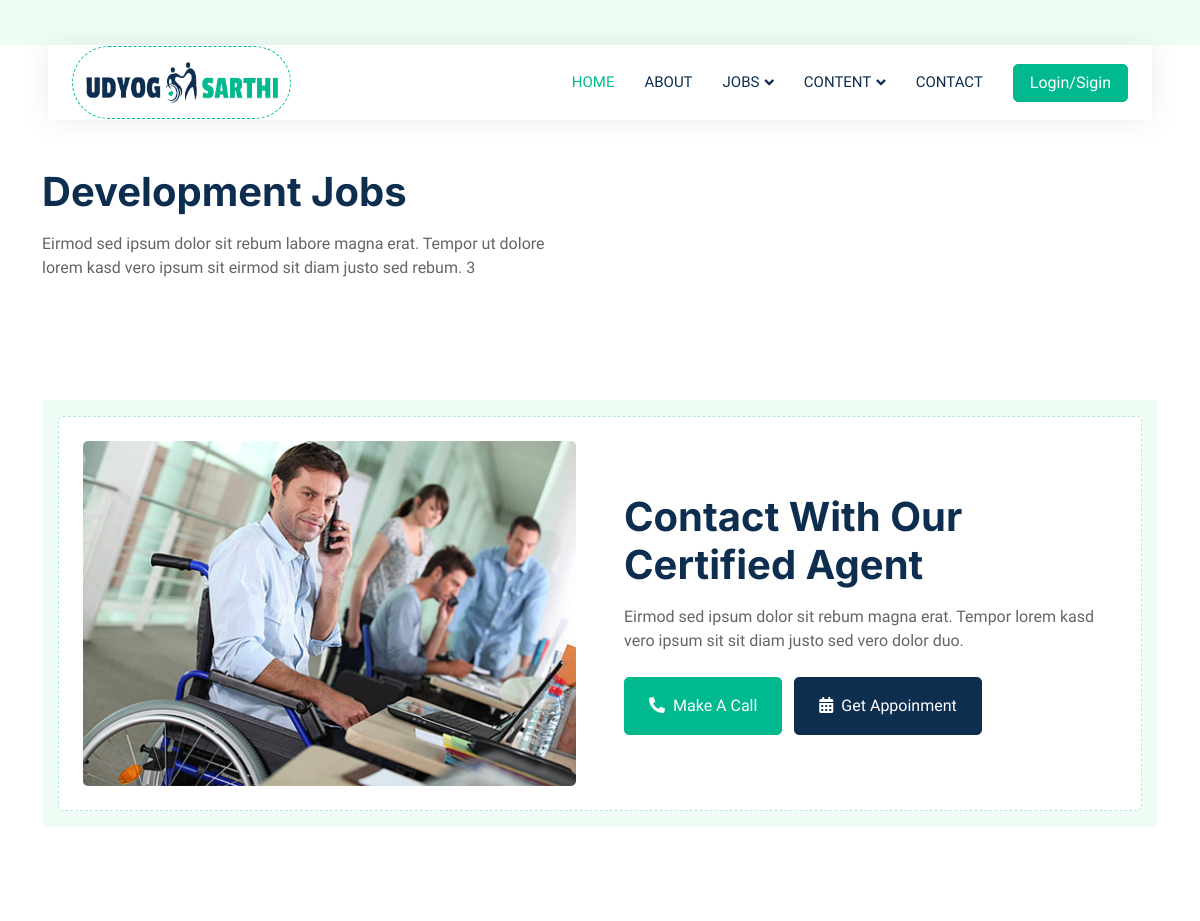
Before: /property-type/development (upper part) with the older database file.
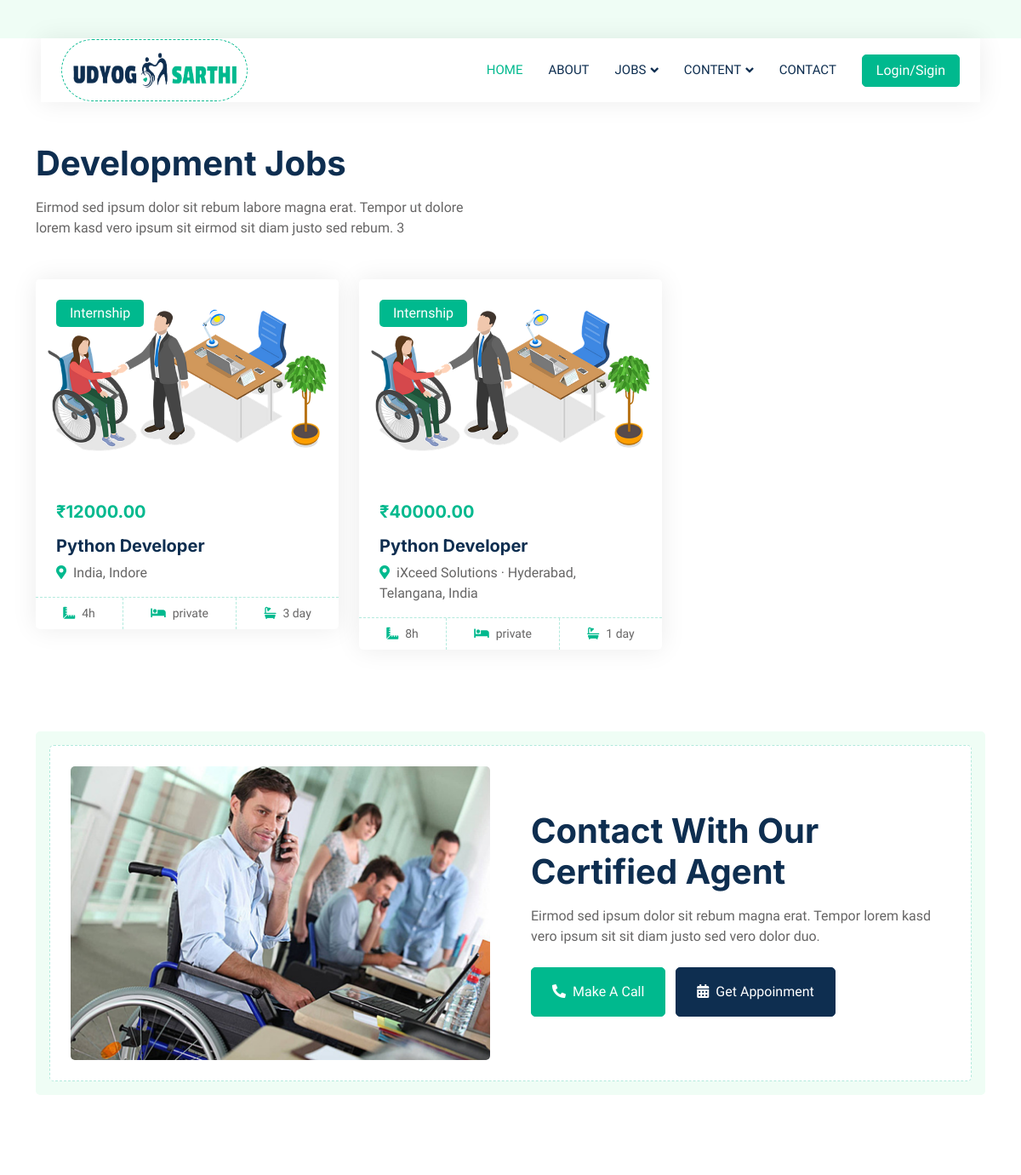
After: the same page with the newer database file.
### usa/models.py (models this page shows, shortened)
class Job(models.Model):
    job_id = models.AutoField(primary_key=True)
    job_title = models.CharField(max_length=255)
    location = models.CharField(max_length=255)
    job_type_choices = [
        ('marketing', 'Marketing'),
        ('design', 'Design'),
        ('development', 'Development'),
        ('customer', 'Customer'),
        ('health_caare', 'Health and Caare'),
        ('automotive', 'Automotive jobs'),
        ('data_entry', 'Data entry'),
        ('call_center', 'Call center'),
    ]
    job_type = models.CharField(max_length=20, choices=job_type_choices)
    mode_choices = [
        ('hibrid', 'Hibrid'),
        ('remote', 'Remote'),
        ('wfo', 'WFO')
    ]
    mode = models.CharField(max_length=10, choices=mode_choices)
    time_choices = [
        ('full_time', 'Full Time'),
        ('part_time', 'Part Time'),
        ('internship', 'Internship'),
    ]
    time = models.CharField(max_length=10, choices=time_choices)
    categories_choices = [
        ('government', 'Government'),
        ('private', 'Private'),
    ]
    categories = models.CharField(max_length=10, choices=categories_choices)
    disability_types = models.ManyToManyField('DisabilityType', related_name='jobs', blank=True)
    salary = models.DecimalField(max_digits=10, decimal_places=2)
    hours = models.PositiveIntegerField()
    about = models.TextField()
    day_ago = models.PositiveIntegerField()
    image = models.ImageField(upload_to='job_images/', default='D:\main_usa_app\main_usa_app\main_usa_app\media\default_job_banner.jpg')
    posted_by = models.ForeignKey('auth.User', on_delete=models.CASCADE)

### usa/views.py (the view)
# urls.py: path('property-type/<str:job_type>', views.job_list_by_type, name="job_list_by_type"),
def job_list_by_type(request, job_type):
    jobs = Job.objects.filter(job_type=job_type)
    if job_type == 'marketing':
        job_name = 'Marketing Jobs'
        about = "Eirmod sed ipsum dolor sit rebum labore magna erat. Tempor ut dolore lorem kasd vero ipsum sit eirmod sit diam justo sed rebum. 1"
    elif job_type == 'design':
        job_name = 'Design Jobs'
        about = "Eirmod sed ipsum dolor sit rebum labore magna erat. Tempor ut dolore lorem kasd vero ipsum sit eirmod sit diam justo sed rebum. 2"
    elif job_type == 'development':
        job_name = 'Development Jobs'
        about = "Eirmod sed ipsum dolor sit rebum labore magna erat. Tempor ut dolore lorem kasd vero ipsum sit eirmod sit diam justo sed rebum. 3"
    elif job_type == 'customer':
        job_name = 'Customer Jobs'
        about = "Eirmod sed ipsum dolor sit rebum labore magna erat. Tempor ut dolore lorem kasd vero ipsum sit eirmod sit diam justo sed rebum. 4"
    elif job_type == 'health_caare':
        job_name = 'Health and Caare Jobs'
        about = "Eirmod sed ipsum dolor sit rebum labore magna erat. Tempor ut dolore lorem kasd vero ipsum sit eirmod sit diam justo sed rebum. 5"
    elif job_type == 'automotive':
        job_name = 'Automotive Jobs'
        about = "Eirmod sed ipsum dolor sit rebum labore magna erat. Tempor ut dolore lorem kasd vero ipsum sit eirmod sit diam justo sed rebum. 6"
    elif job_type == 'data_entry':
        job_name = 'Data Entry Jobs'
        about = "Eirmod sed ipsum dolor sit rebum labore magna erat. Tempor ut dolore lorem kasd vero ipsum sit eirmod sit diam justo sed rebum. 7"
    elif job_type == 'call_center':
        job_name = 'Call Center Jobs'
        about = "Eirmod sed ipsum dolor sit rebum labore magna erat. Tempor ut dolore lorem kasd vero ipsum sit eirmod sit diam justo sed rebum. 8"
    template_name = "type_jobs.html"
    context = {
        'jobs':jobs,
        'job_name':job_name,
        'about':about,
    }
    return render(request, template_name, context)

### templates/type_jobs.html
{% load static %}
{% include 'header.html' %}
        <div class="container-xxl py-5">
            <div class="container">
                <div class="row g-0 gx-5 align-items-end">
                    <div class="col-lg-6">
                        <div class="text-start mx-auto mb-5 wow slideInLeft" data-wow-delay="0.1s">
                            <h1 class="mb-3">{{job_name}}</h1>
                            <p>{{about}}</p>
                        </div>
                    </div>
                </div>
                <div class="tab-content">
                    <div id="tab-1" class="tab-pane fade show p-0 active">
                        <div class="row g-4">
                            {% for intern in jobs %}
                            <div class="col-lg-4 col-md-6 wow fadeInUp" data-wow-delay="0.1s">
                                <div class="property-item rounded overflow-hidden">
                                    <div class="position-relative overflow-hidden">
                                        <a href=""><img class="img-fluid" src="{{ intern.image.url }}" alt=""></a>
                                        <div class="bg-primary rounded text-white position-absolute start-0 top-0 m-4 py-1 px-3">Internship</div>
                                        <div class="bg-white rounded-top text-primary position-absolute start-0 bottom-0 mx-4 pt-1 px-3"></div>
                                    </div>
                                    <div class="p-4 pb-0">
                                        <h5 class="text-primary mb-3">₹{{intern.salary}}</h5>
                                        <a class="d-block h5 mb-2" href="">{{intern.job_title}}</a>
                                        <p><i class="fa fa-map-marker-alt text-primary me-2"></i>{{intern.location}}</p>
                                    </div>
                                    <div class="d-flex border-top">
                                        <small class="flex-fill text-center border-end py-2"><i class="fa fa-ruler-combined text-primary me-2"></i>{{intern.hours}}h</small>
                                        <small class="flex-fill text-center border-end py-2"><i class="fa fa-bed text-primary me-2"></i>{{intern.categories}}</small>
                                        <small class="flex-fill text-center py-2"><i class="fa fa-bath text-primary me-2"></i>{{intern.day_ago}} day</small>
                                    </div>
                                </div>
                            </div>
                            {% endfor %}
                        </div>
                    </div>
                </div>
            </div>
        </div>
        <div class="container-xxl py-5">
            <div class="container">
                <div class="bg-light rounded p-3">
                    <div class="bg-white rounded p-4" style="border: 1px dashed rgba(0, 185, 142, .3)">
                        <div class="row g-5 align-items-center">
                            <div class="col-lg-6 wow fadeIn" data-wow-delay="0.1s">
                                <img class="img-fluid rounded w-100" src="{% static 'img/call-to-action.jpg' %}" alt="">
                            </div>
                            <div class="col-lg-6 wow fadeIn" data-wow-delay="0.5s">
                                <div class="mb-4">
                                    <h1 class="mb-3">Contact With Our Certified Agent</h1>
                                    <p>Eirmod sed ipsum dolor sit rebum magna erat. Tempor lorem kasd vero ipsum sit sit diam justo sed vero dolor duo.</p>
                                </div>
                                <a href="" class="btn btn-primary py-3 px-4 me-2"><i class="fa fa-phone-alt me-2"></i>Make A Call</a>
                                <a href="" class="btn btn-dark py-3 px-4"><i class="fa fa-calendar-alt me-2"></i>Get Appoinment</a>
                            </div>
                        </div>
                    </div>
                </div>
            </div>
        </div>
{% include 'footer.html' %}

### templates/header.html (shortened to what this page needs)
{% load static %}
<!DOCTYPE html>
<html lang="en">
<head>
    <link href="https://cdnjs.cloudflare.com/ajax/libs/font-awesome/5.10.0/css/all.min.css" rel="stylesheet">
    <link href="https://cdn.jsdelivr.net/npm/bootstrap-icons@1.4.1/font/bootstrap-icons.css" rel="stylesheet">
    <link href="{% static 'lib/animate/animate.min.css' %}" rel="stylesheet">
    <link href="{% static 'lib/owlcarousel/assets/owl.carousel.min.css' %}" rel="stylesheet">
    <link href="{% static 'css/bootstrap.min.css' %}" rel="stylesheet">
    <link href="{% static 'css/style.css' %}" rel="stylesheet">
</head>
<body>
    <div class="container-xxl bg-white p-0">
        <div class="container-fluid nav-bar bg-transparent">
            <nav class="navbar navbar-expand-lg bg-white navbar-light py-0 px-4">
                <a href="/" class="navbar-brand d-flex align-items-center text-center">
                    <div class="icon p-2 me-2">
                        <img class="img-fluid" src="{% static 'img/icon-deal.png' %}" alt="Icon" style="width: 201px; height: 55px;">
                    </div>
                </a>
                <div class="collapse navbar-collapse" id="navbarCollapse">
                    <div class="navbar-nav ms-auto">
                        <a href="/" class="nav-item nav-link active">Home</a>
                        <a href="/about" class="nav-item nav-link">About</a>
                        <div class="nav-item dropdown">
                            <a href="#" class="nav-link dropdown-toggle" data-bs-toggle="dropdown">Jobs</a>
                        </div>
                        <div class="nav-item dropdown">
                            <a href="#" class="nav-link dropdown-toggle" data-bs-toggle="dropdown">Content</a>
                        </div>
                        <a href="{% url 'contect' %}" class="nav-item nav-link">Contact</a>
                    </div>
                    <a href="/login" class="btn btn-primary px-3 d-none d-lg-flex">Login/Sigin</a>
                </div>
            </nav>
        </div>

### templates/footer.html (shortened to what this page needs)
{% load static %}
</div>
</body>
</html>

### static/css/style.css (style rules this page uses)
:root { --primary: #00B98E; --secondary: #FF6922; --light: #EFFDF5; --dark: #0E2E50; }
.btn { transition: .5s; }
.btn.btn-primary, .btn.btn-secondary { color: #FFFFFF; }
.nav-bar { position: relative; margin-top: 45px; padding: 0 3rem; transition: .5s; z-index: 9999; }
.navbar { box-shadow: 0 0 30px rgba(0, 0, 0, .08); }
.navbar .dropdown-toggle::after { border: none; content: "\f107"; font-family: "Font Awesome 5 Free"; font-weight: 900; vertical-align: middle; margin-left: 5px; transition: .5s; }
.navbar-light .navbar-nav .nav-link { margin-right: 30px; padding: 25px 0; color: #FFFFFF; font-size: 15px; text-transform: uppercase; outline: none; }
.navbar-light .navbar-nav .nav-link:hover, .navbar-light .navbar-nav .nav-link.active { color: var(--primary); }
.navbar-light .navbar-brand { height: 75px; }
.navbar-light .navbar-nav .nav-link { color: var(--dark); font-weight: 500; }
.icon { padding: 15px; display: inline-flex; align-items: center; justify-content: center; background: #FFFFFF !important; border-radius: 50px; border: 1px dashed var(--primary) !important; }
.property-item { box-shadow: 0 0 30px rgba(0, 0, 0, .08); }
.property-item img { transition: .5s; }
.property-item .border-top { border-top: 1px dashed rgba(0, 185, 142, .3) !important; }
.property-item .border-end { border-right: 1px dashed rgba(0, 185, 142, .3) !important; }

Changed rows visible on the page:
added Job: salary "12000.00", job_title "Python Developer", location "India, Indore", hours "4", categories "private", day_ago "3"
added Job: salary "40000.00", job_title "Python Developer", location "iXceed Solutions · Hyderabad, Telangana, India", hours "8", categories "private", day_ago "1"
